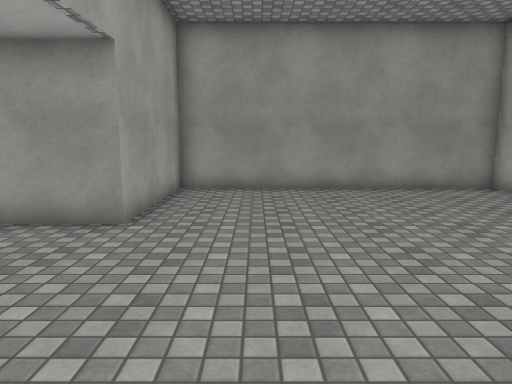
View 1 (above)

12 first-person views from a walk through a Unity game level. The camera is 1.5 m above the floor, tilts 8° down and sees 70° across. The floor is counted in squares, 1 m on a side. Each view is taken from the middle of a square. On the plan, view 1 faces up. The plan holds only what a view shows up to about 16 squares ahead; the rest is blank. Door leaves are left out, so doorways stand open. Surface patterns are stand-ins for the level's own textures.

View 2
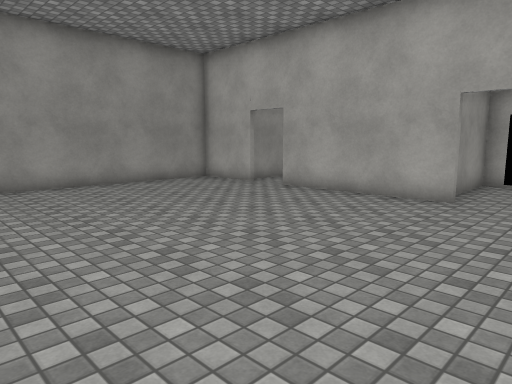

View 3
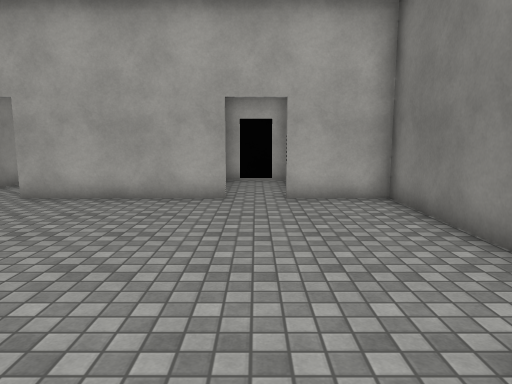

View 4
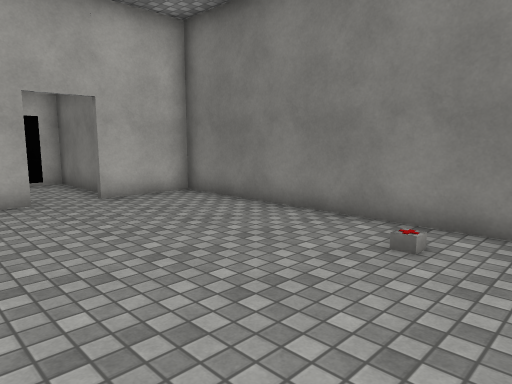

View 5
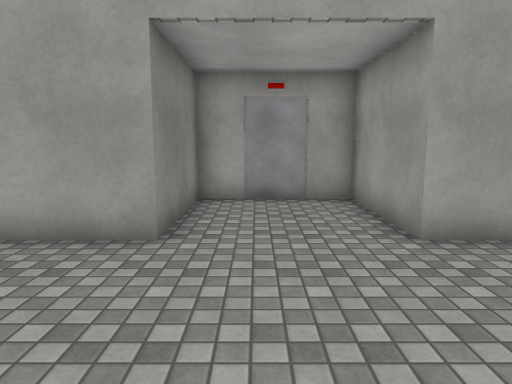

View 6
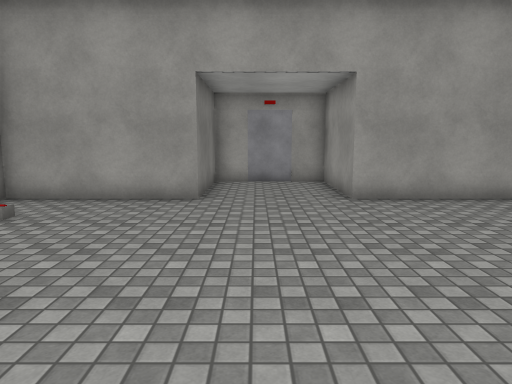

View 7
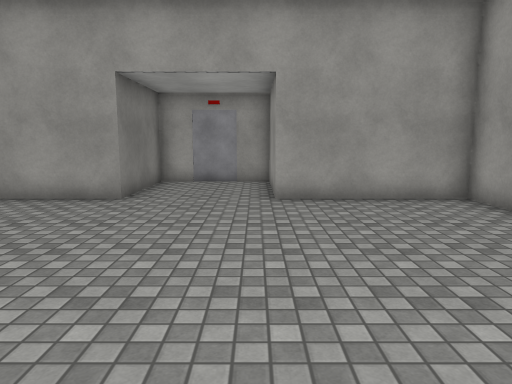

View 8
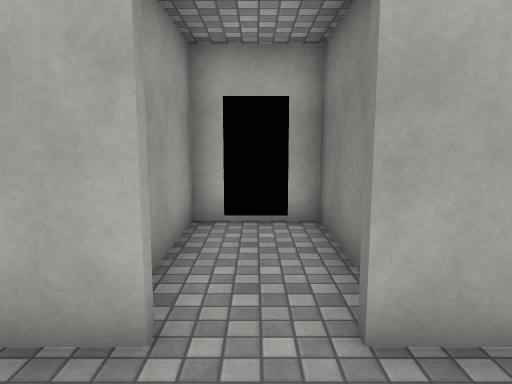

View 9
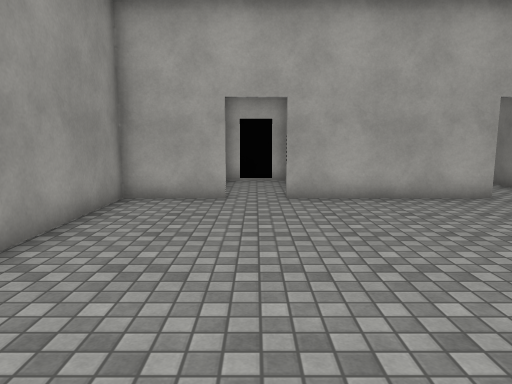

View 10
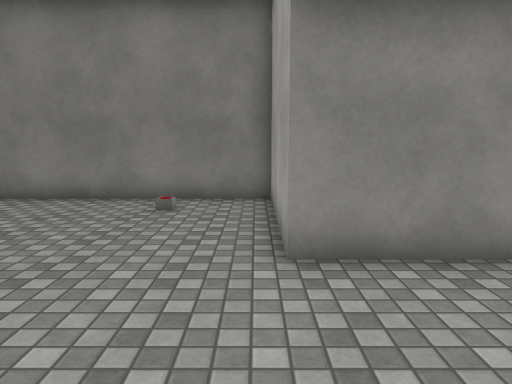

View 11
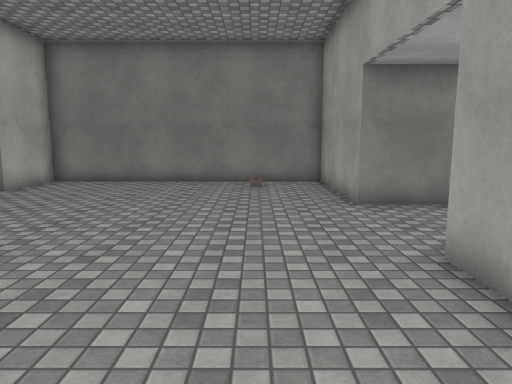

View 12
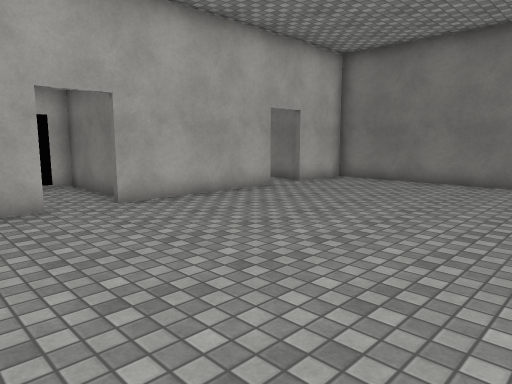

### Floor plan
Ten units are one square. View 1 is at (0, 0); x grows to the right and y downward. Boxes are objects, and circles mark ways between rooms. Rooms are numbered by the first view taken in them; rooms with no view inside come last. Other rooms are left out.
<svg viewBox="-29 -120 152 150">
<path fill="none" stroke="#000" d="M-24 -16 -24 25 75 25 75 -2M75 -18 75 -72M75 -88 75 -115 -24 -115 -24 -74M85 -68 118 -68 118 -92 80 -92M80 2 118 2 118 -22 90 -22"/>
<circle cx="75" cy="-80" r="3" fill="#2a7"/>
<circle cx="75" cy="-10" r="3" fill="#2a7"/>
<text x="20" y="-50">1</text>
<text x="100" y="-80">2</text>
<text x="100" y="-10">3</text>
</svg>
Room 1 opens to room 2. Room 1 opens to room 3.

Where each view was taken, in squares from view 1:
view 1: 0 up, 0 right, facing up
view 2: 1 down, 2 left, facing up-right
view 3: 1 up, 2 left, facing right
view 4: 4 up, 2 left, facing down-right
view 5: 4 up, 3 right, facing left
view 6: 4 up, 7 right, facing left
view 7: 6 up, 7 right, facing left
view 8: 8 up, 5 right, facing right
view 9: 8 up, 2 left, facing right
view 10: 7 up, 2 left, facing down
view 11: 11 up, 0 right, facing down
view 12: 11 up, 1 left, facing down-right
